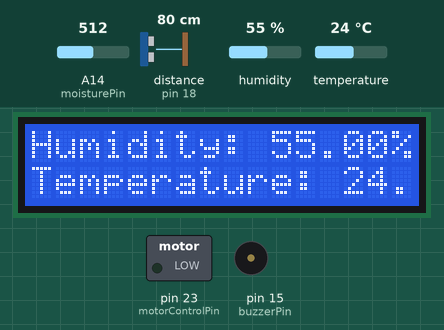
This sketch was run on a simulated Arduino Mega 2560, built with avr-gcc and run on an emulated ATmega2560. On the bench: 16×2 character LCD, switched loads named in the sketch (green lamp = pin HIGH), buzzer (waves = sounding, pin HIGH). Wiring (inferred from the names in the program): ultrasonic range finder: trigger pin 5; echo pin 18. The inputs (shaded band) are chosen by the test bench; at power-on: distance to the obstacle (sensor on pin 18) 80 cm, humidity 55 %, temperature 24 °C, A14 (moisturePin) = 512. The echo pulse lasts 58.3 µs per cm; pins used as bus, display or sensor lines are not drawn; what the sketch prints to the serial monitor is not drawn.

Above: at 2.7 s.
2.8 s: distance to the obstacle (sensor on pin 18) set to 22 cm
At 4.3 s:
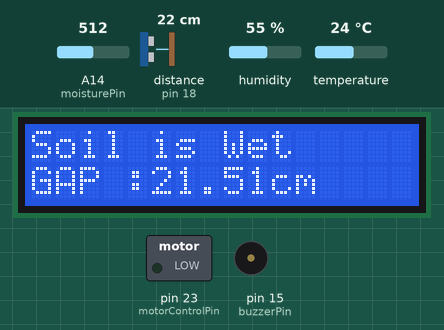
10.8 s: distance to the obstacle (sensor on pin 18) set to 19 cm
At 12.8 s:
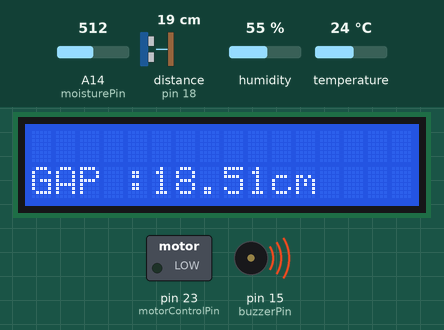
19.5 s: humidity set to 19 %
At 23.8 s:
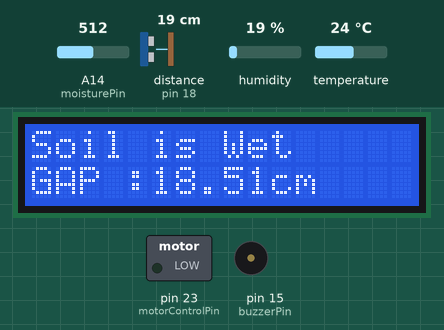
23.9 s: temperature set to 12 °C
At 28.0 s:
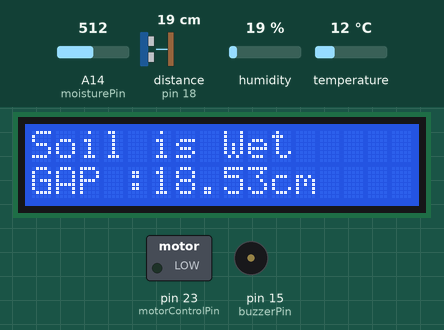
28.3 s: A14 (moisturePin) set to 10
At 35.2 s:
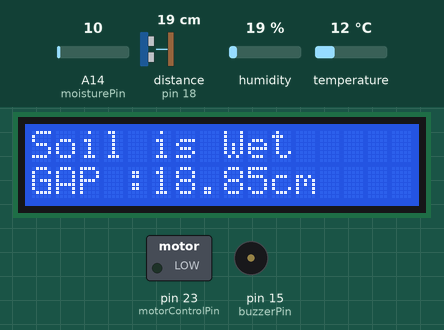
35.4 s: humidity set to 22 %
At 37.2 s:
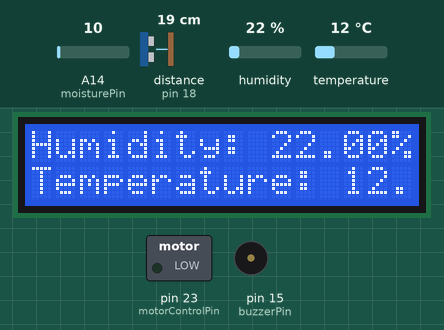
Timing chart, 0 to 39.5 s (numbered marks = the images above; inputs shaded):
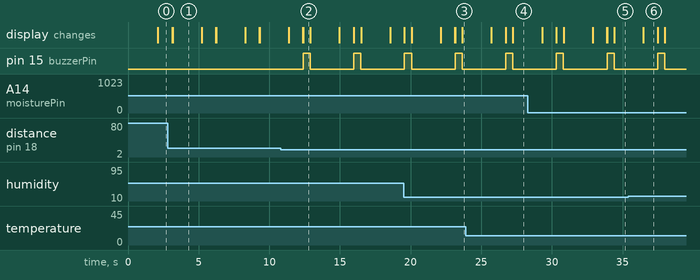

The sketch:

LCD_DHT.ino
```cpp
#include "DHT.h"

#define DHTPIN 4
#define DHTTYPE DHT11
DHT dht(DHTPIN, DHTTYPE);

#include <LiquidCrystal_I2C.h>

// set the LCD number of columns and rows
int lcdColumns = 16;
int lcdRows = 2;

const int trigPin = 5; //white wire
const int echoPin = 18; //yellow wire
const int buzzerPin = 15;

const int moisturePin = 14;
int soilMoisture;

int motorControlPin = 23;

//define sound speed in cm/uS
#define SOUND_SPEED 0.034

long duration;
float distanceCm;
float distanceInch;


// set LCD address, number of columns and rows
// if you don't know your display address, run an I2C scanner sketch
LiquidCrystal_I2C lcd(0x27, lcdColumns, lcdRows);

void setup() {
  Serial.begin(9600);
  Serial.println(F("DHTxx test!"));

  pinMode(motorControlPin, OUTPUT);
  digitalWrite(motorControlPin, LOW);

  pinMode(moisturePin, INPUT);
  pinMode(buzzerPin, OUTPUT);
  pinMode(trigPin, OUTPUT); // Sets the trigPin as an Output
  pinMode(echoPin, INPUT); // Sets the echoPin as an Input

  dht.begin();
  lcd.init();
  // turn on LCD backlight
  lcd.backlight();
}

void loop() {
  // Wait a few seconds between measurements.
  delay(2000);

  // Reading temperature or humidity takes about 250 milliseconds!
  // Sensor readings may also be up to 2 seconds 'old' (its a very slow sensor)
  float h = dht.readHumidity();
  // Read temperature as Celsius (the default)
  float t = dht.readTemperature();
  // Read temperature as Fahrenheit (isFahrenheit = true)
  float f = dht.readTemperature(true);

  // Check if any reads failed and exit early (to try again).
  if (isnan(h) || isnan(t) || isnan(f)) {
    Serial.println(F("Failed to read from DHT sensor!"));
    return;
  }

  // Compute heat index in Fahrenheit (the default)
  float hif = dht.computeHeatIndex(f, h);
  // Compute heat index in Celsius (isFahreheit = false)
  float hic = dht.computeHeatIndex(t, h, false);


  lcd.setCursor(0, 0);
  lcd.print("Humidity: " + String(h) + "%");

  // clears the display to print new message

  // set cursor to first column, second row
  lcd.setCursor(0,1);
  lcd.print("Temperature: " + String(t));


  //Serial.print("Humidity: " + String(h) + "%");
  //Serial.println("Temperature: " + String(t));
  delay(1000);
  lcd.clear();


  //ultrasonic9


  digitalWrite(trigPin, LOW);
  delayMicroseconds(2);
  // Sets the trigPin on HIGH state for 10 micro seconds
  digitalWrite(trigPin, HIGH);
  delayMicroseconds(10);
  digitalWrite(trigPin, LOW);

  // Reads the echoPin, returns the sound wave travel time in microseconds
  duration = pulseIn(echoPin, HIGH);

  // Calculate the distance
  distanceCm = duration * SOUND_SPEED/2;


  // Prints the distance in the Serial Monitor
  Serial.print("Distance (cm): ");
  Serial.println(distanceCm);

  lcd.setCursor(0, 1);
  //lcd.clear();
  lcd.print("GAP :" +  String(distanceCm) + "cm");

  // Check if distance is less than 20 cm
  if (distanceCm < 20) {
    // If distance is less than 20 cm, turn on the buzzer
    digitalWrite(buzzerPin, HIGH);
    delay(500);
    digitalWrite(buzzerPin, LOW);
    Serial.println("BEEP!!!");


  } else {
    // If distance is greater than or equal to 20 cm, turn off the buzzer
    digitalWrite(buzzerPin, LOW);
  }

  soilMoisture = analogRead(moisturePin);
  Serial.println("Soil Moisture : " + String(soilMoisture));

  if (soilMoisture < 3000) {
    Serial.println("Soil is wet!");

    digitalWrite(motorControlPin, LOW); //turns off the motor
    lcd.setCursor(0, 0);
    lcd.print("Soil is Wet");
  }
  else {
    Serial.println("Soil is dry!");

    digitalWrite(motorControlPin, HIGH); //turns on the motor
    lcd.setCursor(0, 0);
    lcd.print("Soil is Dry");
  }

}
```

Measured:
- the behaviour switches between 21 and 20 cm on distance to the obstacle (sensor on pin 18) (found by bisection; images 1 and 2)
- after the input at 10.8 s, pin 15 (buzzerPin): alternates HIGH for 0.50 s and LOW for 3.1 s, starting after 1.6 s; the display: first differs from a run without the input after 1.6 s (image 2)
- what the display in image 1 shows lasts 2.1 s, from 3.1 s to 5.2 s
- what the display in image 2 shows lasts 0.5 s, from 12.4 s to 12.9 s
- what the display in image 6 shows lasts 1.0 s, from 36.5 s to 37.5 s
